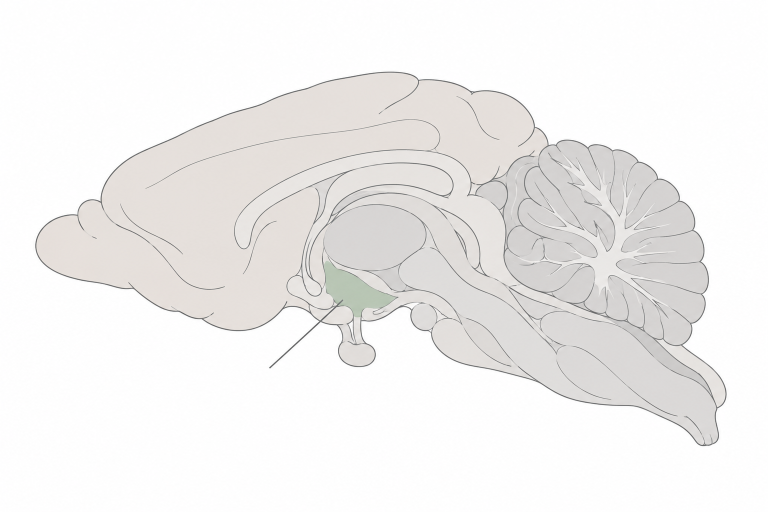
#> input picture figures/assets/mouse_brain_sagittal.png, 1536 x 1024 px (shown at 1/2 size)
$ python make_figures.py
#> lines starting #> are read from the running program, lines starting #| are printed output that depends on the picture
"""Publication figure templates. All lettering is explicitly Nimbus Sans.

Run: MPLCONFIGDIR=/tmp/lipohypolep-mpl python make_figures.py
No biological measurements or statistical results are generated by this script.
"""
from pathlib import Path
import json
import os
os.environ.setdefault('MPLCONFIGDIR', '/tmp/lipohypolep-mpl')
import matplotlib
matplotlib.use('Agg')
import matplotlib.pyplot as plt
from matplotlib import font_manager as fm
from matplotlib.ft2font import FT2Font
from matplotlib.patches import Circle, FancyArrowPatch, Rectangle
from matplotlib.text import Text
from PIL import Image
import numpy as np
import fitz

ROOT = Path(__file__).resolve().parent
W, H, DPI = 1536, 1024, 100
FONTROOT = Path(os.environ.get('NIMBUS_SANS_FONT_DIR', '/usr/share/fonts/opentype/urw-base35'))
REGULAR = FONTROOT / 'NimbusSans-Regular.otf'
BOLD = FONTROOT / 'NimbusSans-Bold.otf'
for p in (REGULAR, BOLD):
    if not p.is_file():
        raise RuntimeError(f'Required font unavailable: {p}. Do not substitute a font.')
    fm.fontManager.addfont(str(p))
    assert fm.FontProperties(fname=str(p)).get_name() == 'Nimbus Sans'

plt.rcParams.update({
    'font.family': 'Nimbus Sans', 'svg.fonttype': 'path',
    'pdf.fonttype': 42, 'ps.fonttype': 42, 'axes.unicode_minus': True,
    'text.usetex': False, 'savefig.facecolor': 'white',
})
C = dict(ink='#293331', muted='#69726F', line='#D5DBD8', axis='#A4ADA8',
         S='#D3A297', Sf='#F7EDE9', L='#9CB8A4', Lf='#EDF3EE',
         K='#A4B5C3', Kf='#EEF2F5', quiet='#929B96')
FONTS = {'regular': str(REGULAR), 'bold': str(BOLD)}
AUDIT = []

def canvas():
    fig = plt.figure(figsize=(W/DPI, H/DPI), dpi=DPI, facecolor='white')
    ax = fig.add_axes([0, 0, 1, 1])
    ax.set(xlim=(0, W), ylim=(H, 0))
    ax.axis('off')
    return fig, ax

def txt(ax, x, y, s, size=24, weight='regular', color=None, ha='left', va='baseline', rotation=0):
    fp = fm.FontProperties(fname=FONTS[weight], size=size*72/DPI)
    missing = set(map(ord, s.replace('\n', ''))) - FT2Font(FONTS[weight]).get_charmap().keys()
    if missing:
        raise RuntimeError(f'Glyphs missing from Nimbus Sans in {s!r}: {missing}')
    return ax.text(x, y, s, fontproperties=fp, color=color or C['ink'],
                   ha=ha, va=va, rotation=rotation, parse_math=False,
                   linespacing=1.2, clip_on=False)

def line(ax, x1, y1, x2, y2, color=None, lw=1):
    ax.plot([x1,x2], [y1,y2], color=color or C['line'], lw=lw*72/DPI,
            solid_capstyle='round', clip_on=False)

def arrow(ax, x1, y1, x2, y2, color=None, lw=1.6):
    ax.add_patch(FancyArrowPatch((x1,y1), (x2,y2), arrowstyle='-|>',
                                mutation_scale=11, linewidth=lw*72/DPI,
                                color=color or C['axis'], shrinkA=0, shrinkB=0))

def badge(ax, x, y, group, r=22):
    ax.add_patch(Circle((x,y), r, facecolor=C[group+'f'],
                        edgecolor=C[group], linewidth=1.2*72/DPI))
    txt(ax, x, y+1, group, 25, 'bold', ha='center', va='center')

def panel(ax, x, y, letter, title):
    txt(ax,x,y,letter,34,'bold')
    txt(ax,x+43,y,title,29,'bold')

def header(ax, title, subtitle):
    txt(ax,64,47,'HYPOTHALAMIC BULK RNA SEQUENCING',19,color=C['muted'])
    txt(ax,64,103,title,44,'bold')
    txt(ax,64,143,subtitle,24,color=C['muted'])
    line(ax,64,170,1472,170)

def rich(ax, x, y, pieces, size=23, rotation=0, color=None, align='left'):
    """Set real sub/superscripts without mathtext or fallback fonts.

    Each piece: (text, relative_size, baseline_offset_px), offset > 0 is subscript.
    """
    renderer=ax.figure.canvas.get_renderer()
    widths=[]
    for s, scale, shift in pieces:
        fp=fm.FontProperties(fname=str(REGULAR),size=size*scale*72/DPI)
        widths.append(renderer.get_text_width_height_descent(s,fp,ismath=False)[0])
    cursor=-sum(widths)/2 if align=='center' else -sum(widths) if align=='right' else 0
    for (s,scale,shift),width in zip(pieces,widths):
        if rotation==90:
            txt(ax,x+shift,y-cursor,s,size*scale,rotation=90,color=color)
        else:
            txt(ax,x+cursor,y+shift,s,size*scale,color=color)
        cursor+=width

def save(fig, name):
    fig.canvas.draw()
    letters=[]
    renderer=fig.canvas.get_renderer()
    for t in fig.findobj(Text):
        if not t.get_text(): continue
        path=t.get_fontproperties().get_file()
        if path not in FONTS.values():
            raise RuntimeError(f'Unexpected font: {t.get_text()!r} -> {path}')
        bbox=t.get_window_extent(renderer)
        if bbox.x0 < -1 or bbox.y0 < -1 or bbox.x1 > W+1 or bbox.y1 > H+1:
            raise RuntimeError(f'Text outside canvas: {t.get_text()} {bbox.bounds}')
        letters.append({'text':t.get_text(),'font':Path(path).name,'size_px':round(t.get_fontsize()*DPI/72,1)})
    for ext in ('png','svg'):
        fig.savefig(ROOT/f'{name}.{ext}',dpi=DPI,bbox_inches=None,pad_inches=0)
    svg_path = ROOT/f'{name}.svg'
    svg_path.write_text('\n'.join(row.rstrip() for row in svg_path.read_text().splitlines())+'\n')
    # Convert the outlined SVG to PDF so no reader can substitute a font.
    # This also avoids the CFF/Type42 mismatch produced by Matplotlib with OTF.
    with fitz.open(ROOT/f'{name}.svg') as vector:
        (ROOT/f'{name}.pdf').write_bytes(vector.convert_to_pdf())
    # 300 dpi export preserves the same aspect ratio and vector layout.
    fig.savefig(ROOT/f'{name}_300dpi.png',dpi=300,bbox_inches=None,pad_inches=0)
    assert Image.open(ROOT/f'{name}.png').size == (W,H)
    svg=(ROOT/f'{name}.svg').read_text()
    assert '<text' not in svg, 'SVG must outline every label to prevent font substitution.'
    AUDIT.append({'figure':name,'pixels':[W,H],'all_text':'Nimbus Sans',
                  'svg_text':'outlined paths','labels':letters})
    plt.close(fig)

def study_design():
    fig,ax=canvas()
    header(ax,'Hypothalamic response to leptin in lipodystrophy',
           'Study design and planned differential-expression analysis')
    panel(ax,64,219,'A','Cohorts and tissue workflow')

    groups=[('S',287,'LD + saline','Untreated lipodystrophy'),
            ('L',385,'LD + leptin','Leptin-treated lipodystrophy'),
            ('K',483,'Non-LD control','Non-lipodystrophic mice')]
    for group,y,title,desc in groups:
        badge(ax,91,y,group,23)
        txt(ax,133,y-3,title,28,'bold')
        txt(ax,133,y+29,desc,22,color=C['muted'])
        line(ax,492,y,553,y,C['axis'],1.35)
    line(ax,553,287,553,483,C['axis'],1.35)
    arrow(ax,553,385,614,385)
    # Place the generated anatomical artwork unchanged as a standalone figure asset.
    brain=ROOT/'assets'/'mouse_brain_sagittal.png'
    if not brain.is_file(): raise RuntimeError('Missing mouse-brain illustration asset')
    ax.imshow(np.asarray(Image.open(brain)),extent=(626,1016,514,254),zorder=-1)
    txt(ax,814,532,'Hypothalamus',27,'bold',ha='center')
    arrow(ax,1021,385,1090,385)
    # Short sequencing reads; schematic icon, not measured expression.
    for i,(start,width,col) in enumerate([(0,112,'K'),(18,106,'L'),(4,120,'S'),(30,94,'K'),(13,104,'L')]):
        y=326+i*19
        ax.add_patch(Rectangle((1133+start,y),width,7,facecolor=C[col],edgecolor='none'))
    txt(ax,1200,454,'Bulk RNA-seq',28,'bold',ha='center')
    txt(ax,1200,487,'Gene-level expression',22,color=C['muted'],ha='center')
    rich(ax,64,570,[('All cohorts: LDLR',1,0),('−/−',.72,-8),(' background.',1,0)],size=22,color=C['muted'])
    line(ax,64,599,1472,599)
    panel(ax,64,652,'B','Planned contrasts')
    panel(ax,963,652,'C','Joint interpretation')
    line(ax,924,635,924,923)

    contrasts=[('L','S',717,'Leptin treatment effect','Response within lipodystrophic mice'),
               ('S','K',810,'Untreated LD phenotype','Baseline LD-associated differences'),
               ('L','K',903,'Differences after leptin','Persistent and/or treatment-induced changes')]
    for first,second,y,title,desc in contrasts:
        badge(ax,86,y-5,first,21)
        txt(ax,133,y+3,'vs',23,color=C['muted'],ha='center')
        badge(ax,179,y-5,second,21)
        txt(ax,224,y-6,title,28,'bold')
        txt(ax,224,y+25,desc,21,color=C['muted'])
    for y in (759,852): line(ax,64,y,886,y)

    txt(ax,963,689,'Compare direction and effect size',22,color=C['muted'])
    for y,title,desc,col in [(742,'Shift toward control','LD change moves toward K','L'),
                             (823,'Persistent difference','LD-associated change remains','S'),
                             (904,'Treatment-associated change','Interpret alongside baseline LD','K')]:
        line(ax,966,y-23,966,y+20,C[col],4)
        txt(ax,987,y-1,title,26,'bold')
        txt(ax,987,y+26,desc,21,color=C['muted'])

    line(ax,64,958,1472,958)
    txt(ax,64,994,'Analysis plan only; no expression data shown.',21,color=C['muted'])
    rich(ax,1472,994,[('Positive log',1,0),('2',.72,5),('FC: higher in the first group',1,0)],
         size=21,color=C['muted'],align='right')
    save(fig,'01_study_design')
#> the loop in save, `for ext in ('png','svg'):` made 2 passes
#> pass 1, in save, `fig.savefig(ROOT/f'{name}.{ext}',dpi=DPI,bbox_inches=None,pad_inches=0)`:
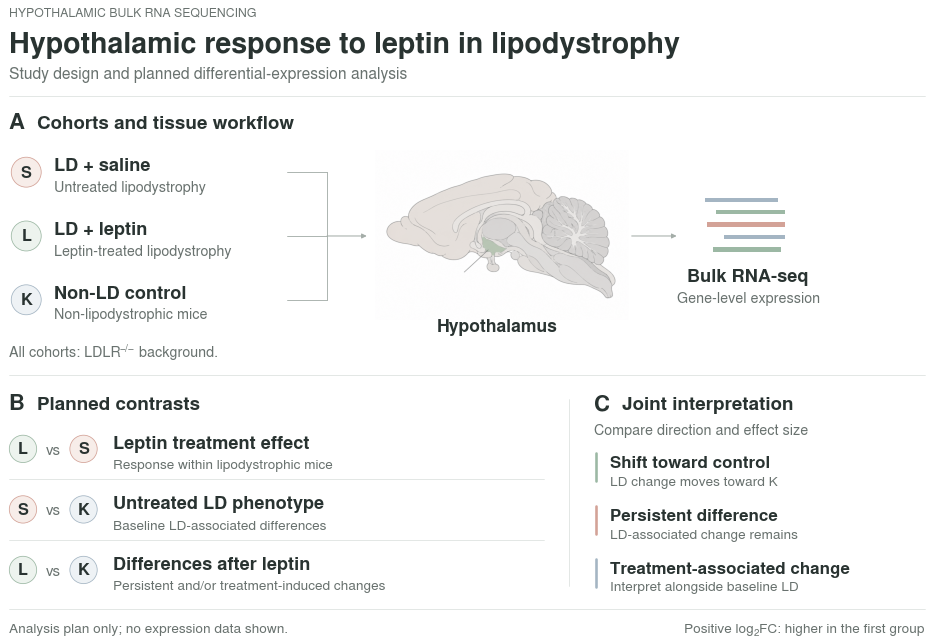
#> figure drawn by matplotlib, 1 panel
#> (the call stopped at in save, `with fitz.open(ROOT/f'{name}.svg') as vector:`: fitz is not available in this run)

def volcano_template():
    fig,ax=canvas()
    header(ax,'Differential expression across the three contrasts',
           'Plot template • gene positions, thresholds and labels will follow the DEG tables')
    panels=[(64,'A','L','S','Leptin treatment effect'),
            (551,'B','S','K','Untreated LD phenotype'),
            (1038,'C','L','K','Differences after leptin')]
    for left,letter,first,second,title in panels:
        txt(ax,left,232,letter,34,'bold')
        badge(ax,left+91,221,first,20)
        txt(ax,left+137,229,'vs',23,color=C['muted'],ha='center')
        badge(ax,left+184,221,second,20)
        txt(ax,left,277,title,27,'bold')
        x0,x1,y0,y1=left+61,left+419,337,780
        mid=(x0+x1)/2
        line(ax,x0,y0,x0,y1,C['axis'],1.2)
        line(ax,x0,y1,x1,y1,C['axis'],1.2)
        ax.plot([mid,mid],[y0,y1],color=C['line'],lw=.8,ls=(0,(4,5)))
        line(ax,mid,y1,mid,y1+7,C['axis'],1.2)
        txt(ax,mid,y1+36,'0',23,color=C['muted'],ha='center')
        txt(ax,mid,551,'DEG table pending',26,color=C['quiet'],ha='center')
        txt(ax,mid,584,'No data plotted',22,color=C['quiet'],ha='center')
        rich(ax,mid,854,[('log',1,0),('2',.72,5),(' fold change',1,0)],size=25,align='center')
        rich(ax,left+18,558,[('−log',1,0),('10',.72,5),('(adjusted P)',1,0)],size=23,rotation=90,align='center')
        arrow(ax,mid-6,895,x0+24,895,C['axis'],1.1)
        arrow(ax,mid+6,895,x1-24,895,C['axis'],1.1)
        txt(ax,x0+16,929,f'Higher in {second}',22,color=C['muted'])
        txt(ax,x1-16,929,f'Higher in {first}',22,color=C['muted'],ha='right')
    line(ax,64,959,1472,959)
    txt(ax,64,995,'S  LD + saline     L  LD + leptin     K  Non-LD control',21,color=C['muted'])
    txt(ax,1472,995,'No significance cutoff assumed',21,color=C['muted'],ha='right')
    save(fig,'02_volcano_template')
#> the loop in save (call 2), `for ext in ('png','svg'):` made 2 passes
#> pass 1, in save (call 2), `fig.savefig(ROOT/f'{name}.{ext}',dpi=DPI,bbox_inches=None,pad_inches=0)`:
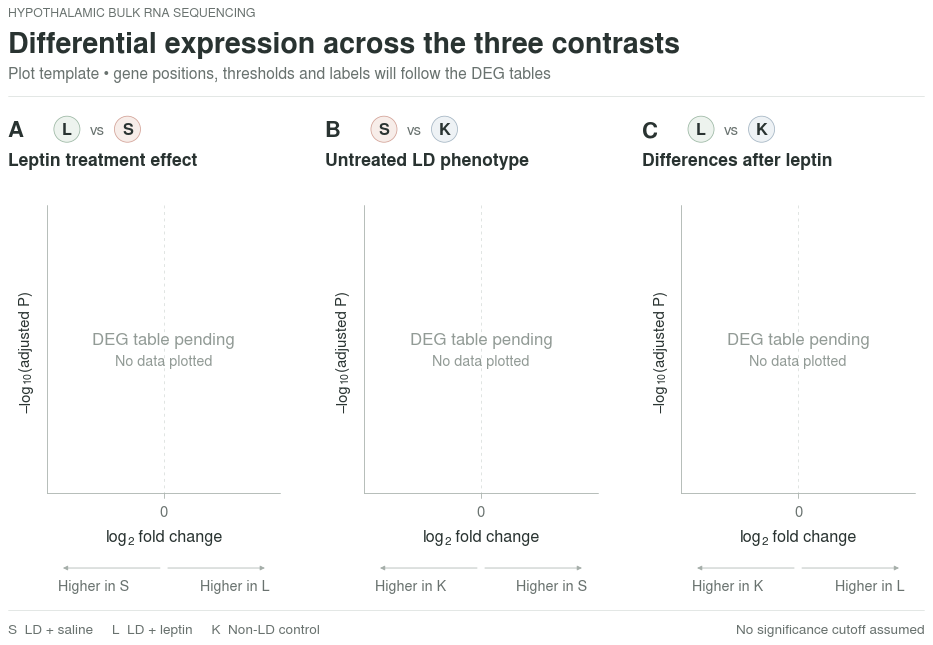
#> figure drawn by matplotlib, 1 panel
#> (the call stopped at in save, `with fitz.open(ROOT/f'{name}.svg') as vector:`: fitz is not available in this run)

if __name__=='__main__':
    study_design()
    volcano_template()
    (ROOT/'font_audit.json').write_text(json.dumps(AUDIT,indent=2))
    print('Created two 1536 × 1024 figures: PNG, outlined SVG/PDF, and 300 dpi PNG.')
    print('All visible labels use verified Nimbus Sans. No biological data were simulated.')
